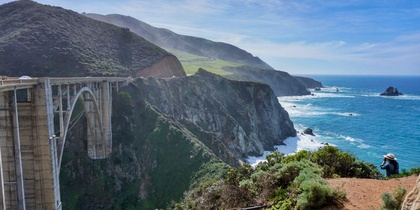
%> input picture Project1/bigsur.jpg, 420 x 210 px, shrunk from 1500 x 750 before the run
$ octave PartA.m   (GNU Octave 9; MATLAB toolbox functions it lacks are replaced by stand-ins)
%> lines starting %> are read from the running program, lines starting %| are printed output that depends on the picture
### Project1/lowerres.m
function [resized] = lowerres(i)
%lowerres decreases the horizontal and vertical resolution
%by half
[rows, cols, layers] = size(i);
a = 1;
b = 1;
c = 1;
resized = zeros(rows/2, cols/2, layers);
resized = uint8(resized);

for x = 1:2:rows - 1
    for y = 1:2:cols - 1
        for z = 1:layers
            resized(a, b, c) = i(x, y, z);
            c = c + 1;
        end
        b = b + 1;
        c = 1;
    end
    a = a + 1;
    b = 1;
    c = 1;
end
end

### Project1/PartA.m
clc
i = imread('BigSur.jpg');
%> i is the input picture: size 210x420x3 uint8; mean R, G, B 92.7, 111.1, 125.9
s = dir('BigSur.jpg');
imshow(i);
gri = rgb2gray(i);
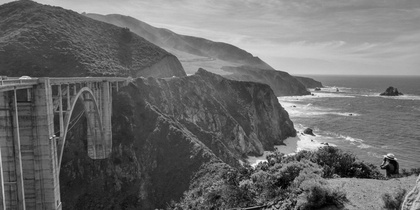
%> gri: size 210x420 uint8; min 0, max 251, mean 107.3
imshow(gri);
maxint = max(gri(:));
%> maxint = 251
minint = min(gri(:));
%> minint = 0
[maxrow, maxcol] = find(gri == maxint);
%> maxrow = 163; maxcol = 258
[minrow, mincol] = find(gri == minint);
%> minrow = [175; 172]; mincol = [347; 349]
fprintf('Maximum intensity: %d at location %d, %d\n', maxint, maxrow(1), maxcol(1));
%| Maximum intensity: 251 at location 163, 258
fprintf('Minimum intensity: %d at location %d, %d\n', minint, minrow(1), mincol(1));
%| Minimum intensity: 0 at location 175, 347
fprintf('Image size: %d bytes\n', s.bytes);

resized = lowerres(i);
%> after the loop in lowerres, `for x = 1:2:rows - 1`:
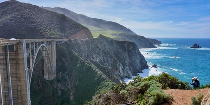
%> resized: size 105x210x3 uint8; mean R, G, B 93, 111.3, 126.4
%> after the loop in lowerres, `for x = 1:2:rows - 1`: a = 106
imshow(resized);
resized = lowerres(resized);
%> the run ends on the next line

$ run again, with Project1/bacteria.bmp saved as Project1/bigsur.jpg
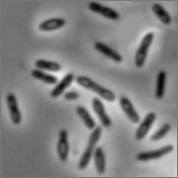
%> input picture Project1/bacteria.bmp, 178 x 178 px
%> i is the input picture: size 178x178 uint8; min 5, max 239, mean 128.5
%> maxint = 239
%> minint = 5
%> maxrow = 75; maxcol = 59
%> minrow = [84; 85; 86; 78; 79]; mincol = [161; 161; 161; 162; 162]
%| Maximum intensity: 239 at location 75, 59
%| Minimum intensity: 5 at location 84, 161
%> after the loop in lowerres, `for x = 1:2:rows - 1`:
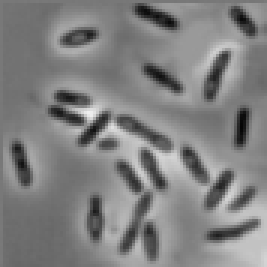
%> resized: size 89x89 uint8 (shown 3 times larger); min 5, max 239, mean 128.6
%> after the loop in lowerres, `for x = 1:2:rows - 1`: a = 90
